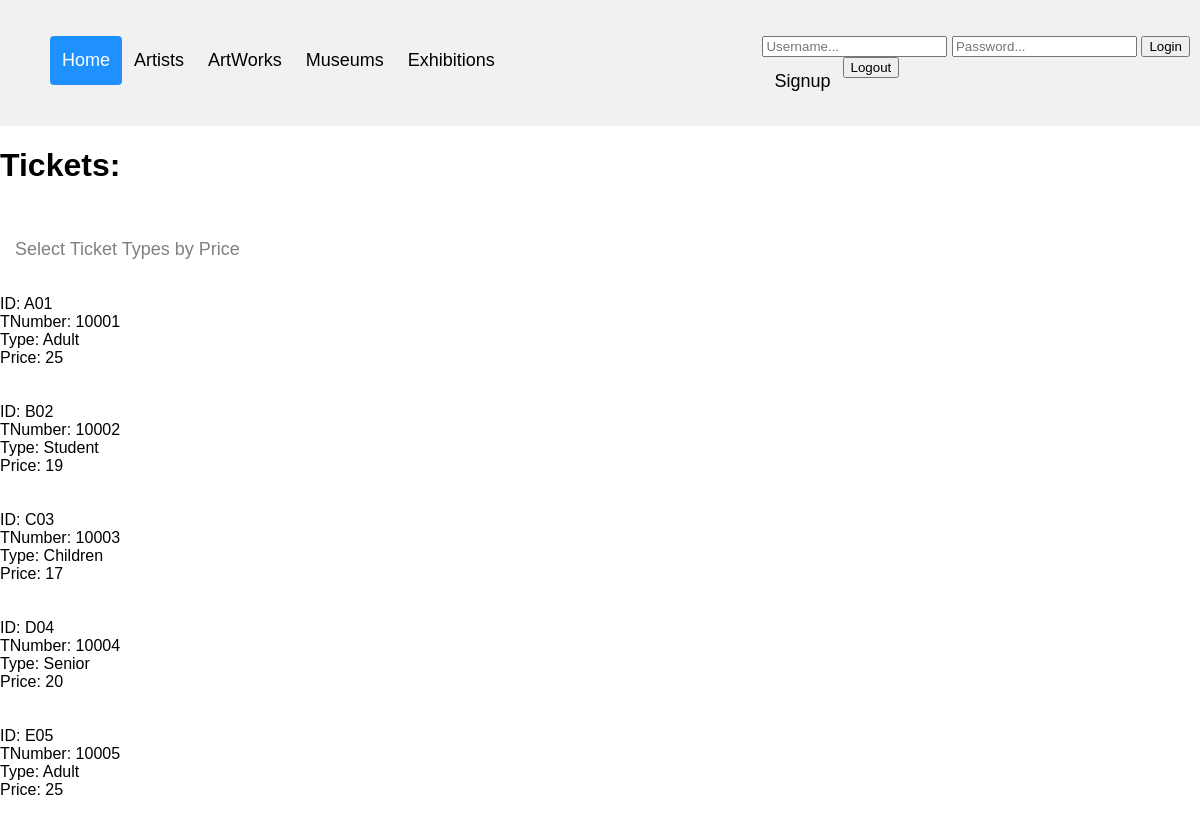
/ticket_sells.php, run on the app's committed database.
### tables this page shows
CREATE TABLE Ticket_Sells (
	exID CHAR(100),
	ticketNum INTEGER,
	price INTEGER,
	ticketType CHAR(30),
	PRIMARY KEY (exID, ticketNum),
	FOREIGN KEY (exID) REFERENCES Exhibition_Held(exID) ON DELETE CASCADE);

CREATE TABLE Exhibition_Held (
	exID CHAR(100),
	mID CHAR(100),
	dateOf DATE,
	location CHAR(100),
	exName CHAR(100),
	exTheme CHAR(100),
	PRIMARY KEY (exID, mID),
	FOREIGN KEY (mID) REFERENCES Museum(mID));

### ticket_sells.php (the view, shortened to what this page needs)
<?php
    require 'header.php';
?>
<!DOCTYPE html>
<html>
<head>
    <link rel="stylesheet" href="style2.css">
<head>
<body>
    <h1>Tickets:</h1>
    <div class="wrapper">
        <p><a class="active" href="select.php">Select Ticket Types by Price</a></p>
    </div>
	<?php
        $conn = OpenCon();
        $sql = "SELECT * FROM Ticket_Sells, Exhibition_Held WHERE Ticket_Sells.exID = Exhibition_Held.exID;";
        $result = $conn->query($sql);
        $resultCheck = mysqli_num_rows($result);
        echo "<br>";
        if ($resultCheck > 0) {
            while ($row = mysqli_fetch_assoc($result)) {
                echo "ID: {$row['exID']} <br>
                    TNumber: {$row['ticketNum']} <br>
                    Type: {$row['ticketType']} <br>
                    Price: {$row['price']} <br>";
                echo "<br> <br>";
            }
        }
	?>
</body>
</html>

### style.css (style rules this page uses)
body { margin: 0; font-family: Arial, Helvetica, sans-serif; }

### style2.css (style rules this page uses)
body { margin: 0; font-family: Arial, Helvetica, sans-serif; }
.wrapper { overflow: hidden; padding: 3px; }
.wrapper a { float: left; color: gray; padding: 12px; text-decoration: none; font-size: 18px; line-height: 25px; border-radius: 4px; }

### data on the page
ticket_sells: exhibition_held.exID "A01", ticketNum "10001", ticketType "Adult", price "25"
ticket_sells: exhibition_held.exID "B02", ticketNum "10002", ticketType "Student", price "19"
ticket_sells: exhibition_held.exID "C03", ticketNum "10003", ticketType "Children", price "17"
ticket_sells: exhibition_held.exID "D04", ticketNum "10004", ticketType "Senior", price "20"
ticket_sells: exhibition_held.exID "E05", ticketNum "10005", ticketType "Adult", price "25"
